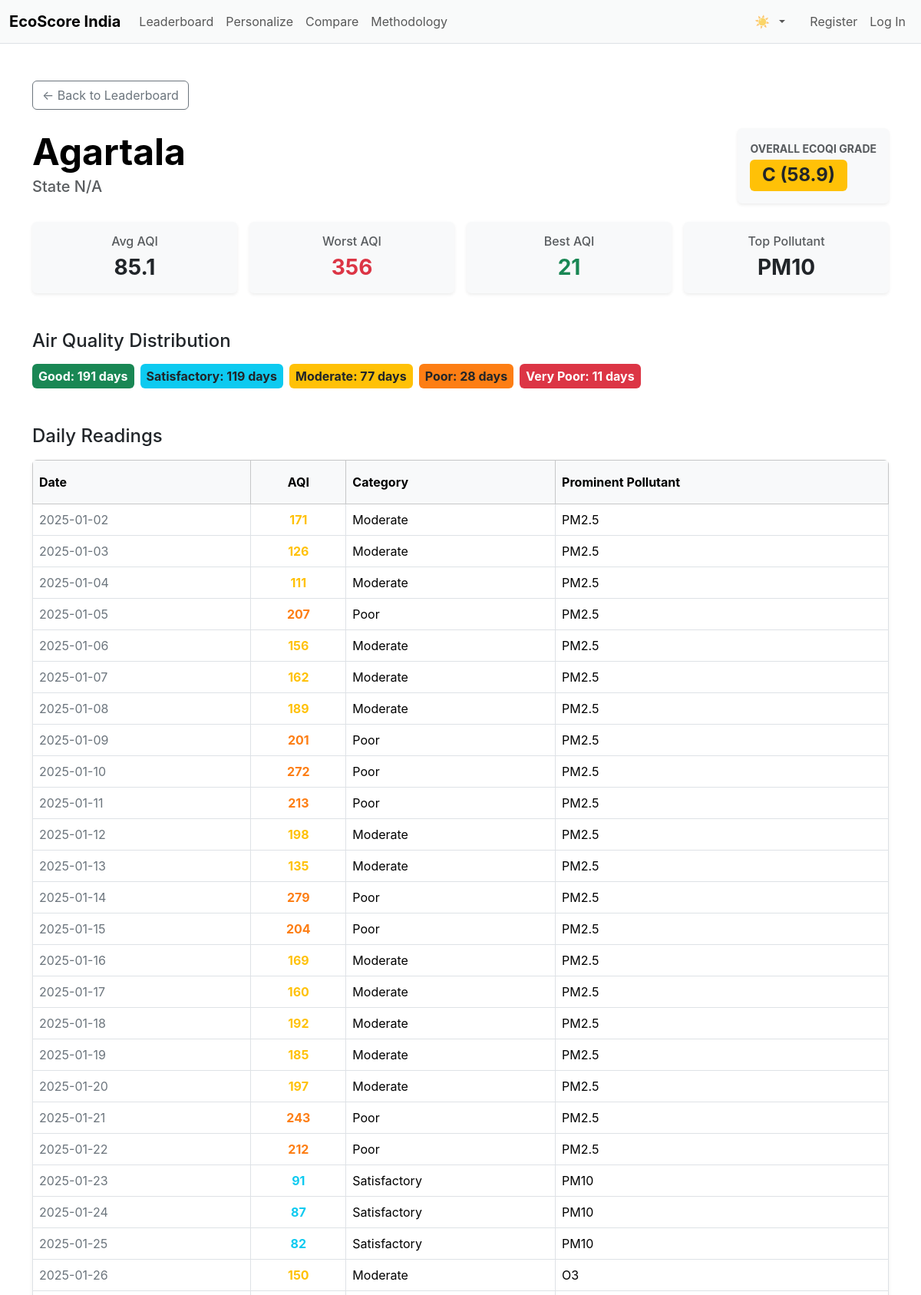
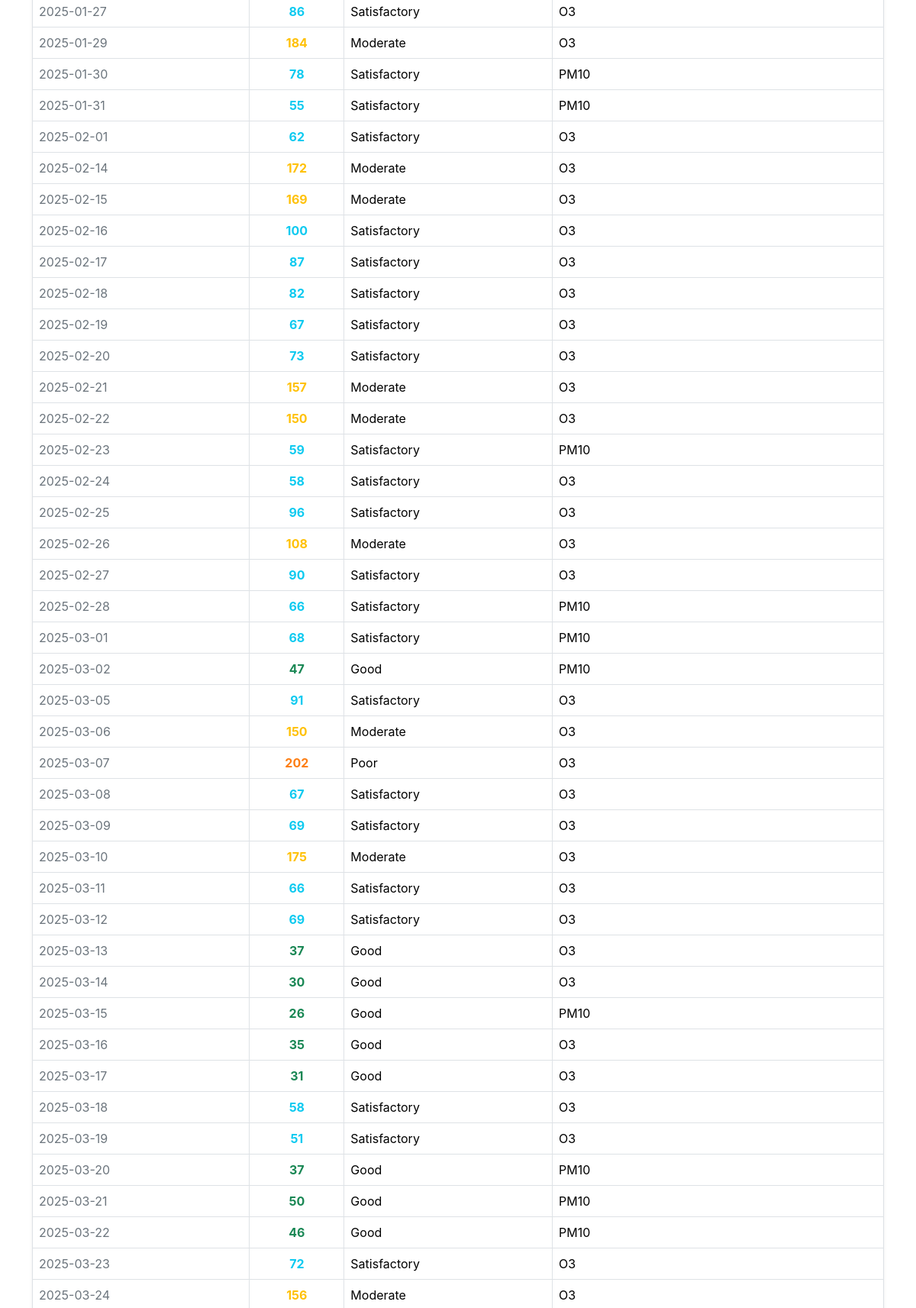
Page /city/1 (upper part) on the committed database (2 pictures, top to bottom).
### tables this page shows
CREATE TABLE cities (
            id INTEGER PRIMARY KEY AUTOINCREMENT,
            name TEXT NOT NULL UNIQUE,
            state TEXT
        );

CREATE TABLE aqi_readings (
            id INTEGER PRIMARY KEY AUTOINCREMENT,
            city_id INTEGER REFERENCES cities(id),
            date DATE NOT NULL,
            aqi INTEGER,
            prominent_pollutant TEXT,
            category TEXT
        );

### app.py (the view)
@app.route("/city/<int:city_id>")
def city(city_id):
    db = get_db()
    cursor = db.cursor()
    cursor.execute('SELECT * FROM cities WHERE id = ?', (city_id,))
    city = cursor.fetchone()
    if not city:
        return apology("City not found", 404)
    cursor.execute('''SELECT date, aqi, prominent_pollutant, category FROM aqi_readings
        WHERE city_id = ?
        ORDER BY date ASC''', (city_id,))
    readings = cursor.fetchall()
    if not readings:
        return apology("No readings found for this city", 404)
    total_aqi = sum(r['aqi'] for r in readings)
    avg_aqi = round(total_aqi / len(readings), 1)
    ecoqi = calculate_ecoqi(avg_aqi)
    grade = get_grade(ecoqi)
    best_aqi = min(r['aqi'] for r in readings)
    worst_aqi = max(r['aqi'] for r in readings)
    pollutants = {}
    categories = {'Good': 0, 'Satisfactory': 0, 'Moderate': 0, 'Poor': 0, 'Very Poor': 0, 'Severe': 0}
    for r in readings:
        p = r['prominent_pollutant']
        if p and p != 'None':
            pollutants[p] = pollutants.get(p, 0) + 1
        cat = r['category']
        if cat in categories:
            categories[cat] += 1
    most_common_pollutant = "N/A"
    if pollutants:
        most_common_pollutant = max(pollutants, key=pollutants.get)
    stats = {
        'avg_aqi': avg_aqi,
        'ecoqi': ecoqi,
        'grade': grade,
        'best_aqi': best_aqi,
        'worst_aqi': worst_aqi,
        'total_readings': len(readings),
        'most_common_pollutant': most_common_pollutant
    }
    return render_template("city.html", city=city, readings=readings, stats=stats, categories=categories)

### app.py (called while the page is built)
def get_db():
    db = getattr(g, '_database', None)
    if db is None:
        db = g._database = sqlite3.connect("aqi.db")
        db.row_factory = sqlite3.Row
    return db

@app.teardown_appcontext
def close_connection(exception):
    db = getattr(g, '_database', None)
    if db is not None:
        db.close()

@app.context_processor
def utility_processor():
    return dict(get_grade=get_grade, get_grade_color=get_grade_color)

### helpers.py (called while the page is built)
def calculate_ecoqi(aqi):
    if aqi <= 50:
        score = 100 - (aqi * 0.4)
    elif aqi <= 100:
        score = 80 - ((aqi - 50) * 0.6)
    elif aqi <= 200:
        score = 50 - ((aqi - 100) * 0.35)
    elif aqi <= 300:
        score = 15 - ((aqi - 200) * 0.1)
    elif aqi <= 400:
        score = max(5.0, 5 - ((aqi - 300) * 0.03))
    else:
        score = max(0.0, 2 - ((aqi - 400) * 0.005))
    return round(score, 1)

def get_grade(ecoqi):
    if ecoqi >= 95:
        return "A+"
    if ecoqi >= 85:
        return "A"
    if ecoqi >= 70:
        return "B"
    if ecoqi >= 55:
        return "C"
    if ecoqi >= 40:
        return "D"
    return "F"

def get_grade_color(grade):
    colors = {
        "A+": "bg-success",
        "A": "bg-success text-dark",
        "B": "bg-info text-dark",
        "C": "bg-warning text-dark",
        "D": "bg-danger",
        "F": "bg-dark text-white"
    }
    if grade in ["A+", "A"]:
        return "bg-success"
    elif grade == "B":
        return "bg-warning text-dark"
    elif grade == "C":
        return "bg-warning text-dark" # No orange in standard bootstrap, warning is closest
    elif grade == "D":
        return "bg-danger"
    else:
        return "bg-dark text-white"

### templates/city.html (shortened to what this page needs)
{% extends "layout.html" %}
{% block main %}
<div class="mb-4">
    <a href="/" class="btn btn-outline-secondary">&larr; Back to Leaderboard</a>
</div>
<div class="row align-items-center mb-4">
    <div class="col-md-8">
        <h2 class="display-5 fw-bold text-body-emphasis mb-0">{{ city.name }}</h2>
        <h6 class="text-muted fs-5 mt-1">{{ city.state if city.state else 'State N/A' }}</h6>
    </div>
    <div class="col-md-4 text-md-end mt-3 mt-md-0">
        <div class="card bg-body-tertiary border-0 shadow-sm d-inline-block text-start">
            <div class="card-body p-3">
                <span class="text-muted d-block small fw-bold text-uppercase">Overall EcoQI Grade</span>
                <span class="badge {{ get_grade_color(stats.grade) }} fs-4 mt-1">{{ stats.grade }} ({{ stats.ecoqi }})</span>
            </div>
        </div>
    </div>
</div>
<div class="row g-3 mb-5">
    <div class="col-6 col-md-3">
        <div class="card h-100 border-0 shadow-sm bg-body-tertiary">
            <div class="card-body text-center">
                <h6 class="text-muted mb-2">Avg AQI</h6>
                <h3 class="mb-0 fw-bold">{{ stats.avg_aqi }}</h3>
            </div>
        </div>
    </div>
    <div class="col-6 col-md-3">
        <div class="card h-100 border-0 shadow-sm bg-body-tertiary">
            <div class="card-body text-center">
                <h6 class="text-muted mb-2">Worst AQI</h6>
                <h3 class="mb-0 fw-bold text-danger">{{ stats.worst_aqi }}</h3>
            </div>
        </div>
    </div>
    <div class="col-6 col-md-3">
        <div class="card h-100 border-0 shadow-sm bg-body-tertiary">
            <div class="card-body text-center">
                <h6 class="text-muted mb-2">Best AQI</h6>
                <h3 class="mb-0 fw-bold text-success">{{ stats.best_aqi }}</h3>
            </div>
        </div>
    </div>
    <div class="col-6 col-md-3">
        <div class="card h-100 border-0 shadow-sm bg-body-tertiary">
            <div class="card-body text-center">
                <h6 class="text-muted mb-2">Top Pollutant</h6>
                <h3 class="mb-0 fw-bold">{{ stats.most_common_pollutant }}</h3>
            </div>
        </div>
    </div>
</div>
<div class="mb-5">
    <h4 class="mb-3">Air Quality Distribution</h4>
    <div class="d-flex flex-wrap gap-2">
        {% if categories['Good'] > 0 %}<span class="badge bg-success p-2 fs-6">Good: {{ categories['Good'] }} days</span>{% endif %}
        {% if categories['Satisfactory'] > 0 %}<span class="badge bg-info text-dark p-2 fs-6">Satisfactory: {{ categories['Satisfactory'] }} days</span>{% endif %}
        {% if categories['Moderate'] > 0 %}<span class="badge bg-warning text-dark p-2 fs-6">Moderate: {{ categories['Moderate'] }} days</span>{% endif %}
        {% if categories['Poor'] > 0 %}<span class="badge bg-orange text-dark p-2 fs-6" style="background-color:#fd7e14;">Poor: {{ categories['Poor'] }} days</span>{% endif %}
        {% if categories['Very Poor'] > 0 %}<span class="badge bg-danger p-2 fs-6">Very Poor: {{ categories['Very Poor'] }} days</span>{% endif %}
    </div>
</div>
<h4 class="mb-3">Daily Readings</h4>
<div class="table-responsive shadow-sm rounded">
    <table class="table table-bordered table-hover mb-0 align-middle">
        <thead class="table-light">
            <tr>
                <th class="py-3">Date</th>
                <th class="py-3 text-center">AQI</th>
                <th class="py-3">Category</th>
                <th class="py-3">Prominent Pollutant</th>
            </tr>
        </thead>
        <tbody>
            {% for reading in readings %}
            <tr>
                <td class="text-secondary">{{ reading.date }}</td>
                <td class="text-center fw-bold">
                    {% if reading.aqi <= 50 %}
                        <span class="text-success">{{ reading.aqi }}</span>
                    {% elif reading.aqi <= 100 %}
                        <span class="text-info">{{ reading.aqi }}</span>
                    {% elif reading.aqi <= 200 %}
                        <span class="text-warning">{{ reading.aqi }}</span>
                    {% elif reading.aqi <= 300 %}
                        <span style="color: #fd7e14;">{{ reading.aqi }}</span>
                    {% elif reading.aqi <= 400 %}
                        <span class="text-danger">{{ reading.aqi }}</span>
                    {% else %}
                        <span class="text-body">{{ reading.aqi }}</span>
                    {% endif %}
                </td>
                <td>{{ reading.category }}</td>
                <td>{{ reading.prominent_pollutant }}</td>
            </tr>
            {% else %}
            <tr>
                <td colspan="4" class="text-center py-4">No readings found for this city.</td>
            </tr>
            {% endfor %}
        </tbody>
    </table>
</div>
{% endblock %}

### static/style.css (style rules this page uses)
body { font-family: -apple-system, BlinkMacSystemFont, "Segoe UI", Roboto, "Helvetica Neue", Arial, sans-serif; transition: background-color 0.3s ease, color 0.3s ease; }
.background-logo { position: relative; min-height: 100vh; }
.background-logo::before { content: ""; position: fixed; inset: 0; background: url("/static/android-chrome-512x512.png") center center no-repeat; background-size: 45vmin; opacity: 0.4; pointer-events: none; z-index: -1; }

### rows in the picture
cities: name "Agartala"
aqi_readings: date "2025-01-02", aqi "171", category "Moderate", prominent_pollutant "PM2.5"
aqi_readings: date "2025-01-03", aqi "126", category "Moderate", prominent_pollutant "PM2.5"
aqi_readings: date "2025-01-04", aqi "111", category "Moderate", prominent_pollutant "PM2.5"
aqi_readings: date "2025-01-05", aqi "207", category "Poor", prominent_pollutant "PM2.5", date "2025-01-21", aqi "243", date "2025-01-22", aqi "212"
aqi_readings: date "2025-01-06", aqi "156", category "Moderate", prominent_pollutant "PM2.5"
aqi_readings: date "2025-01-07", aqi "162", category "Moderate", prominent_pollutant "PM2.5"
aqi_readings: date "2025-01-08", aqi "189", category "Moderate", prominent_pollutant "PM2.5"
aqi_readings: date "2025-01-09", aqi "201", category "Poor", prominent_pollutant "PM2.5"
aqi_readings: date "2025-01-10", aqi "272", category "Poor", prominent_pollutant "PM2.5"
aqi_readings: date "2025-01-11", aqi "213", category "Poor", prominent_pollutant "PM2.5"
aqi_readings: date "2025-01-12", aqi "198", category "Moderate", prominent_pollutant "PM2.5"
aqi_readings: date "2025-01-13", aqi "135", category "Moderate", prominent_pollutant "PM2.5"
aqi_readings: date "2025-01-14", aqi "279", category "Poor", prominent_pollutant "PM2.5"
aqi_readings: date "2025-01-15", aqi "204", category "Poor", prominent_pollutant "PM2.5"
aqi_readings: date "2025-01-16", aqi "169", category "Moderate", prominent_pollutant "PM2.5"
aqi_readings: date "2025-01-17", aqi "160", category "Moderate", prominent_pollutant "PM2.5"
aqi_readings: date "2025-01-18", aqi "192", category "Moderate", prominent_pollutant "PM2.5"

### other values in the picture
{{ city.state if city.state else 'State N/A' }} "State N/A"
{{ stats.grade }} "C"
{{ stats.ecoqi }} "58.9"
{{ stats.avg_aqi }} "85.1"
{{ stats.worst_aqi }} "356"
{{ stats.best_aqi }} "21"
{{ stats.most_common_pollutant }} "PM10"
{{ categories['Good'] }} "191"
{{ categories['Satisfactory'] }} "119"
{{ categories['Moderate'] }} "77"
{{ categories['Poor'] }} "28"
{{ categories['Very Poor'] }} "11"
{{ reading.date }} "2025-01-19" "2025-01-20" "2025-01-23" "2025-01-24" "2025-01-25" "2025-01-26" "2025-01-27" "2025-01-29" "2025-01-30" "2025-01-31" "2025-02-01" "2025-02-14" "2025-02-15" "2025-02-16" "2025-02-17" "2025-02-18" "2025-02-19" "2025-02-20" "2025-02-21" "2025-02-22" "2025-02-23" "2025-02-24" "2025-02-25" "2025-02-26" "2025-02-27" "2025-02-28" "2025-03-01" "2025-03-02" "2025-03-05" "2025-03-06" "2025-03-07" "2025-03-08" "2025-03-09" "2025-03-10" "2025-03-11" "2025-03-12" "2025-03-13" "2025-03-14" "2025-03-15" "2025-03-16" "2025-03-17" "2025-03-18" "2025-03-19" "2025-03-20" "2025-03-21" "2025-03-22" "2025-03-23" "2025-03-24"
{{ reading.aqi }} "185" "197" "150" "184" "172" "169" "157" "150" "108" "150" "175" "156"
{{ reading.category }} "Moderate" "Moderate" "Satisfactory" "Satisfactory" "Satisfactory" "Moderate" "Satisfactory" "Moderate" "Satisfactory" "Satisfactory" "Satisfactory" "Moderate" "Moderate" "Satisfactory" "Satisfactory" "Satisfactory" "Satisfactory" "Satisfactory" "Moderate" "Moderate" "Satisfactory" "Satisfactory" "Satisfactory" "Moderate" "Satisfactory" "Satisfactory" "Satisfactory" "Good" "Satisfactory" "Moderate" "Poor" "Satisfactory" "Satisfactory" "Moderate" "Satisfactory" "Satisfactory" "Good" "Good" "Good" "Good" "Good" "Satisfactory" "Satisfactory" "Good" "Good" "Good" "Satisfactory" "Moderate"
